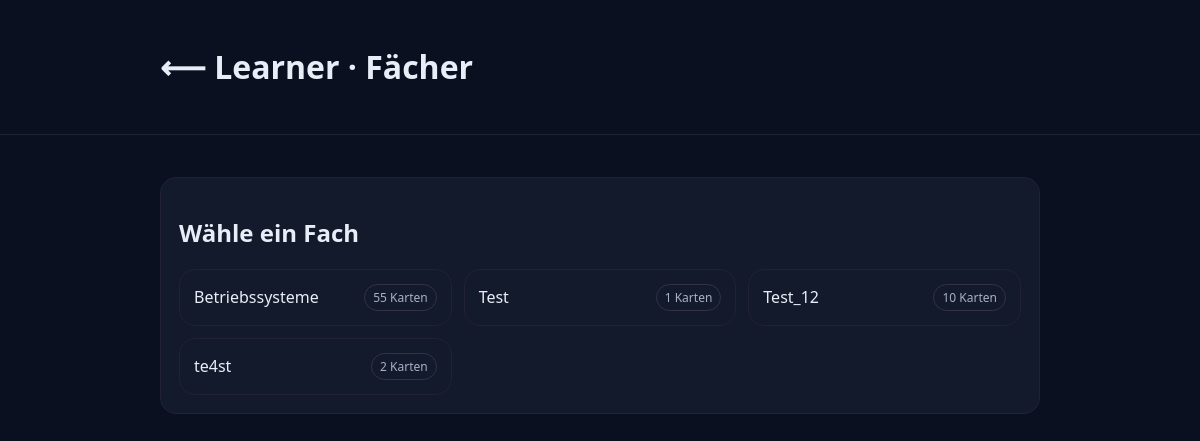
The app's page /learner/ with its own data.
### poster/models.py (models this page shows, shortened)
class PosterCard(models.Model):
    subject = models.CharField(max_length=200, db_index=True)
    question = models.TextField()
    answer = models.TextField()
    created_at = models.DateTimeField(auto_now_add=True)
    class Meta:
        ordering = ["-created_at"]

### learner/views.py (the view)
# urls.py: path("", views.menu, name="menu"),
def menu(request):
    subjects = (
        PosterCard.objects
        .exclude(subject__isnull=True)
        .exclude(subject__exact="")
        .values("subject")
        .annotate(total=Count("id"))
        .order_by("subject")
    )
    return render(request, "learner/menu.html", {"subjects": subjects})

### learner/templates/learner/menu.html (shortened to what this page needs)
<!doctype html>
<html lang="de">
<head>
</head>
<body>
<header><div class="wrap"><h1><a href="/" style="color:#e8eef8;text-decoration:none">⟵</a> Learner · Fächer</h1></div></header>
<main class="wrap">
  <section>
    <h2>Wähle ein Fach</h2>
    {% if subjects %}
      <div class="grid" style="margin-top:12px">
        {% for s in subjects %}
          <a class="tile" href="{% url 'learner:study' s.subject|urlencode %}">
            <div style="display:flex;justify-content:space-between;align-items:center">
              <span>{{ s.subject|default:"(Ohne Fach)" }}</span>
              <span class="pill">{{ s.total }} Karten</span>
            </div>
          </a>
        {% endfor %}
      </div>
    {% else %}
      <p>Keine Fächer vorhanden. Bitte unter <a href="/poster/" style="color:#9cf">Poster</a> TXT hochladen.</p>
    {% endif %}
  </section>
</main>
</body>
</html>

### learner/templates/learner/menu.html (style rules this page uses)
body { font-family:system-ui,Segoe UI,Roboto,Arial;margin:0;background:#0b1020;color:#e8eef8 }
.wrap { max-width:880px;margin:0 auto;padding:24px }
header { border-bottom:1px solid #223;background:#0b1020;position:sticky;top:0 }
.grid { display:grid;gap:12px;grid-template-columns:repeat(auto-fit,minmax(220px,1fr)) }
a.tile { display:block;background:#131a2b;border:1px solid #223;border-radius:16px;padding:14px;color:#e8eef8;text-decoration:none }
.pill { display:inline-block;font-size:12px;border:1px solid #334;padding:4px 8px;border-radius:999px;color:#a7b1c7 }
section { background:#131a2b;border:1px solid #223;border-radius:16px;padding:18px;margin-top:18px }

### records on screen
PosterCard: subject "Betriebssysteme", total "55"
PosterCard: subject "Test", total "1"
PosterCard: subject "Test_12", total "10"

### other values on screen
{{ s.subject|default:"(Ohne Fach)" }} "te4st"
{{ s.total }} "2"
